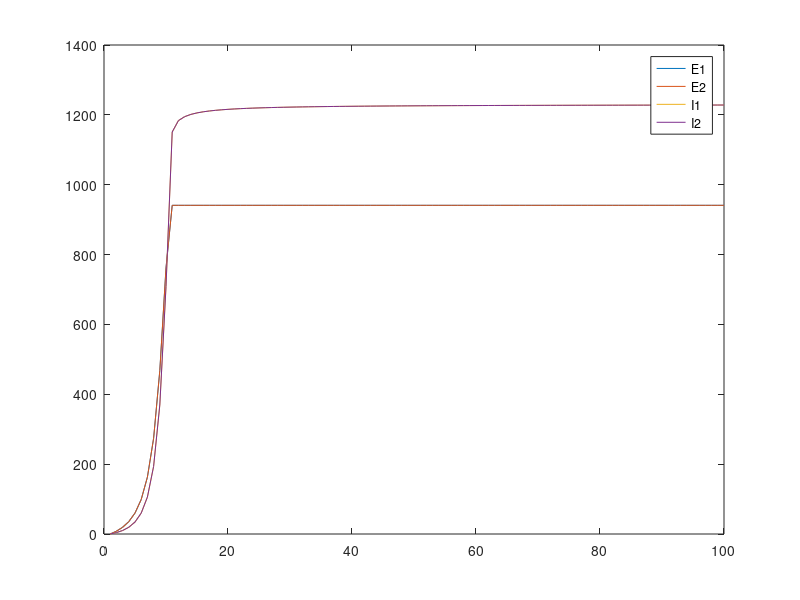

Write MATLAB code to recreate this figure.
% SSN

N = 100; % # of steps
numE = 2; % # E units
numI = 2; % # I units
num = numE + numI; % total # of units
labels = [strcat('E',num2str((1:numE)'));strcat('I',num2str((1:numI)'))];

% Build weight matrix
W_EE = 0.044; % excitatory->excitatory
W_EI = 0.023; % excitatory->inhibitory
W_IE = 0.042; % inhibitory->excitatory
W_II = 0.018; % inhibitory->inhibitory
W_EE = W_EE*ones(numE,numE);
W_EI = W_EI*ones(numI,numE); 
W_IE = W_IE*ones(numE,numI);
W_II = W_II*ones(numI,numI);
W = [W_EE,W_IE;W_EI,W_II]; % build connection matrix
% W = W+rand(num); % add randomness to weights
% W = 5;
% W = W*ones(num); % build connection matrix
% W(logical(eye(size(W,1)))) = 0; % set self-connections to zero
W(:,end/2+1:end) = W(:,end/2+1:end)*-1; % make inhibitory connections negative

% firing rates
r_start = 0; % starting firing rate
r = r_start*ones(num,1); % firing rates
n = 2; % power law
k = .04; % constant

% feed-forward strength
hE = 2; % E input strength
hI = 1; % I input strength
h = [hE*ones(numE,1);hI*ones(numI,1)]; % input strength

% time constants
T_E = .02; % time-constant for E units
T_I = .01; % time-constant for I units
T = diag([T_E*ones(1,numE),T_I*ones(1,numI)]); % time constants

% run sim
out = nan(num,N);
out(:,1) = r;
for t = 1:N-1
    x = W*r+h;
    x(x<0) = 0;
    dr = inv(T)*k*(x.^n);
    r = r + dr;
    out(:,t+1) = r;
end
figure;
plot(out');
legend(labels);
